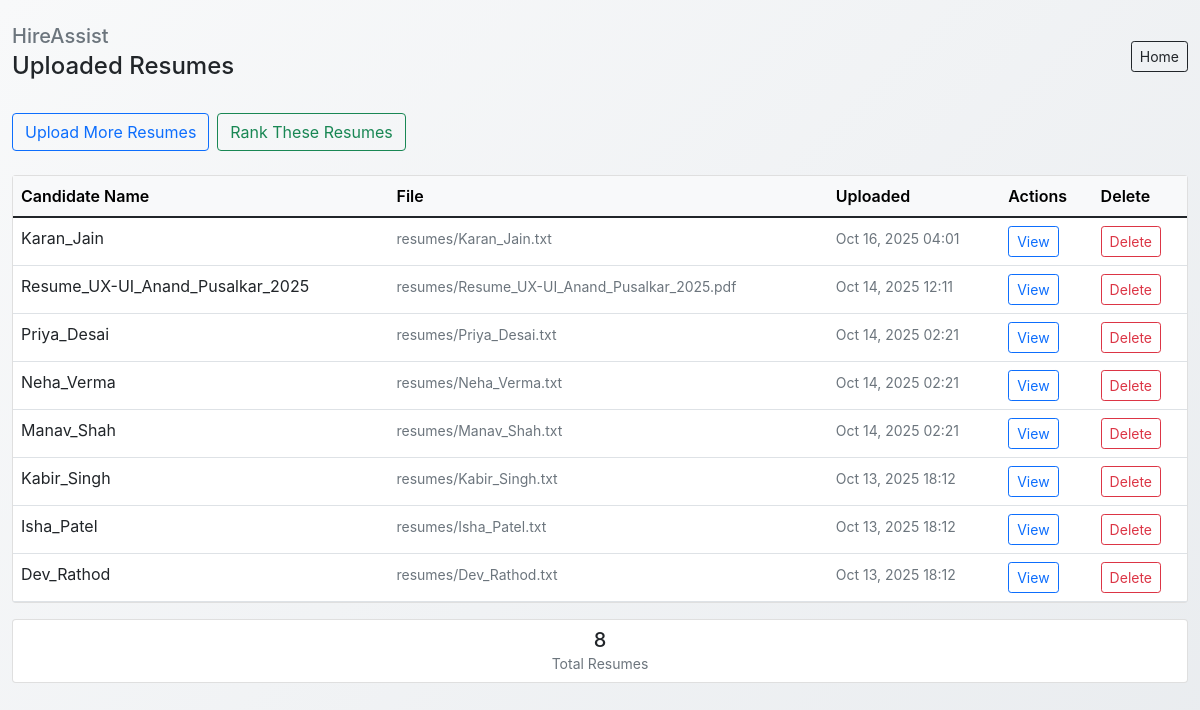
The page /resumes/ (signed in) on the database its author committed.
### resume_manager/models.py (models this page shows, shortened)
class Resume(models.Model):
    file = models.FileField(upload_to='resumes/')
    uploaded_at = models.DateTimeField(auto_now_add=True)
    def candidate_name(self):
        return self.file.name.split('/')[-1].split('.')[0]

### resume_manager/views.py (the view)
# urls.py: path('resumes/', views.resume_list, name='resume_list'),
@login_required
def resume_list(request):
    resumes = Resume.objects.all().order_by('-uploaded_at')
    return render(request, 'resume_manager/resume_list.html', {'resumes': resumes})

### templates/resume_manager/resume_list.html (shortened to what this page needs)
<!DOCTYPE html>
<html>
<head>
    <link href="https://cdn.jsdelivr.net/npm/bootstrap@5.1.3/dist/css/bootstrap.min.css" rel="stylesheet">
</head>
<body>
    <div class="container mt-4">
        <div class="d-flex justify-content-between align-items-center mb-4">
            <div>
                <h5 class="text-muted mb-1">HireAssist</h5>
                <h2 class="h4">Uploaded Resumes</h2>
            </div>
            <div>
                <a href="{% url 'homepage' %}" class="btn btn-outline-dark btn-sm">Home</a>
            </div>
        </div>
        <div class="d-flex gap-2 mb-4">
            <a href="{% url 'upload_resume' %}" class="btn btn-outline-primary">Upload More Resumes</a>
            <a href="{% url 'keyword_input' %}" class="btn btn-outline-success">Rank These Resumes</a>
        </div>
        {% if not resumes %}
            <div class="alert alert-info">
                No resumes uploaded yet. <a href="{% url 'upload_resume' %}">Upload some resumes first</a>.
            </div>
        {% else %}
            <div class="card">
                <div class="card-body p-0">
                    <div class="table-responsive">
                        <table class="table table-hover mb-0">
                            <thead class="table-light">
                                <tr>
                                    <th>Candidate Name</th>
                                    <th>File</th>
                                    <th>Uploaded</th>
                                    <th>Actions</th>
                                    <th>Delete</th>
                                </tr>
                            </thead>
                            <tbody>
                                {% for resume in resumes %}
                                <tr>
                                    <td class="fw-medium">{{ resume.candidate_name }}</td>
                                    <td>
                                        <small class="text-muted">
                                            {{ resume.file.name }}
                                        </small>
                                    </td>
                                    <td>
                                        <small class="text-muted">
                                            {{ resume.uploaded_at|date:"M d, Y H:i" }}
                                        </small>
                                    </td>
                                    <td>
                                        <a href="/media/{{ resume.file.name }}" class="btn btn-outline-primary btn-sm" target="_blank">
                                            View
                                        </a>
                                    </td>
                                    <td>
                                        <a href="{% url 'delete_resume' resume.id %}" class="btn btn-outline-danger btn-sm"
                                           onclick="return confirm('Delete {{ resume.candidate_name }}\'s resume?')">
                                            Delete
                                        </a>
                                    </td>
                                </tr>
                                {% endfor %}
                            </tbody>
                        </table>
                    </div>
                </div>
            </div>
            <div class="card mt-3">
                <div class="card-body py-2">
                    <div class="row text-center">
                        <div class="col-12">
                            <strong class="h5">{{ resumes|length }}</strong>
                            <p class="small text-muted mb-0">Total Resumes</p>
                        </div>
                    </div>
                </div>
            </div>
        {% endif %}
    </div>
</body>
</html>

### templates/resume_manager/resume_list.html (style rules this page uses)
.container { max-width: 1400px; }
.table th { border-top: none; font-weight: 600; }
body { background: linear-gradient(135deg, #f8f9fa 0%, #e9ecef 100%); min-height: 100vh; font-family: -apple-system, BlinkMacSystemFont, 'Segoe UI', Roboto, sans-serif; }

### rows shown on the page
Resume: candidate_name "Karan_Jain", file.name "resumes/Karan_Jain.txt", uploaded_at "Oct 16, 2025 04:01"
Resume: candidate_name "Resume_UX-UI_Anand_Pusalkar_2025", file.name "resumes/Resume_UX-UI_Anand_Pusalkar_2025.pdf", uploaded_at "Oct 14, 2025 12:11"
Resume: candidate_name "Priya_Desai", file.name "resumes/Priya_Desai.txt", uploaded_at "Oct 14, 2025 02:21"
Resume: candidate_name "Neha_Verma", file.name "resumes/Neha_Verma.txt", uploaded_at "Oct 14, 2025 02:21"
Resume: candidate_name "Manav_Shah", file.name "resumes/Manav_Shah.txt", uploaded_at "Oct 14, 2025 02:21"
Resume: candidate_name "Kabir_Singh", file.name "resumes/Kabir_Singh.txt", uploaded_at "Oct 13, 2025 18:12"
Resume: candidate_name "Isha_Patel", file.name "resumes/Isha_Patel.txt", uploaded_at "Oct 13, 2025 18:12"
Resume: candidate_name "Dev_Rathod", file.name "resumes/Dev_Rathod.txt", uploaded_at "Oct 13, 2025 18:12"

### other values the page prints
{{ resumes|length }} "8"
